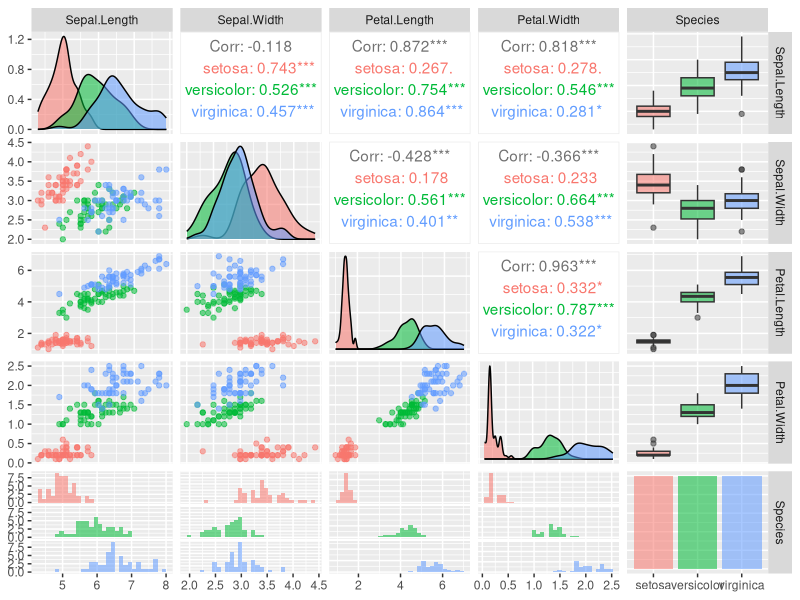
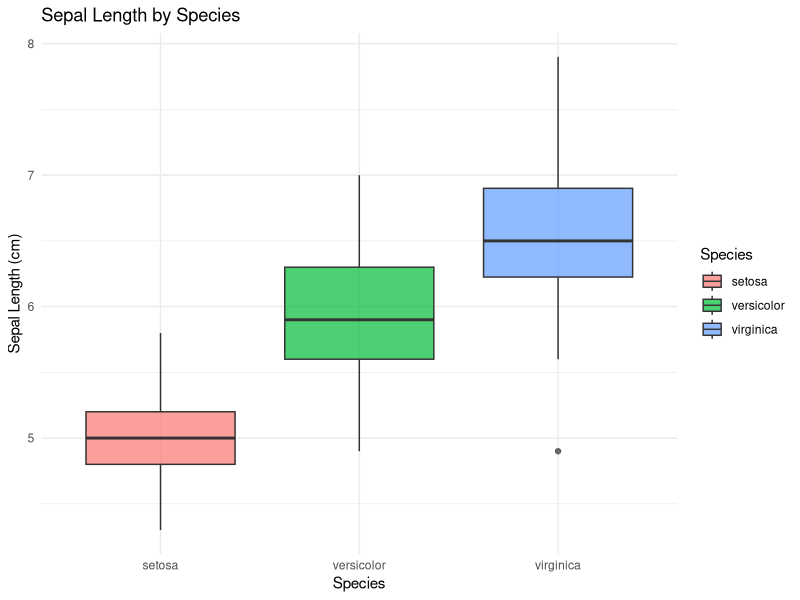

Here is the R script that generated these plots, in order:
# ============================================================
# Lab Cycle 2 - Q9 : Iris Dataset Analysis & Visualization
# ============================================================

# --- 1. Install and Load Required Packages -------------------
options(repos = c(CRAN = "https://cloud.r-project.org"))

packages <- c("ggplot2", "GGally", "dplyr")
for (pkg in packages) {
  if (!require(pkg, character.only = TRUE)) {
    install.packages(pkg)
    library(pkg, character.only = TRUE)
  }
}

# --- 2. Load and Inspect Data --------------------------------
data("iris")
cat("✅ Iris dataset loaded successfully!\n\n")

str(iris)
summary(iris)

# Check for missing values
cat("\n🔍 Missing values per column:\n")
print(colSums(is.na(iris)))

# --- 3. ANOVA: Sepal.Length ~ Species -------------------------
cat("\n📊 Performing ANOVA on Sepal.Length by Species...\n")
anova_result <- aov(Sepal.Length ~ Species, data = iris)
summary_result <- summary(anova_result)
print(summary_result)

# Save ANOVA results to a text file
sink("anova_result.txt")
cat("ANOVA Results: Sepal.Length ~ Species\n")
print(summary_result)
sink()
cat("✅ Saved: anova_result.txt\n")

# --- 4. Plot 1: Pair Plot using GGally ------------------------
cat("\n🎨 Generating ggpairs plot...\n")

png("iris_pairs_plot.png", width = 900, height = 900)
ggpairs(iris, aes(color = Species, alpha = 0.7))
dev.off()
cat("✅ Saved: iris_pairs_plot.png\n")

# --- 5. Plot 2: Boxplot of Sepal Length by Species ------------
cat("\n🎨 Generating boxplot...\n")

p <- ggplot(iris, aes(x = Species, y = Sepal.Length, fill = Species)) +
  geom_boxplot(alpha = 0.7) +
  labs(
    title = "Sepal Length by Species",
    y = "Sepal Length (cm)",
    x = "Species"
  ) +
  theme_minimal()

ggsave("iris_boxplot.png", plot = p, width = 8, height = 5, dpi = 300)
cat("✅ Saved: iris_boxplot.png\n")

# --- 6. Summary ----------------------------------------------
cat("\n✅ All plots and results generated successfully!\n")
cat("🖼 Files saved:\n - iris_pairs_plot.png\n - iris_boxplot.png\n - anova_result.txt\n")
